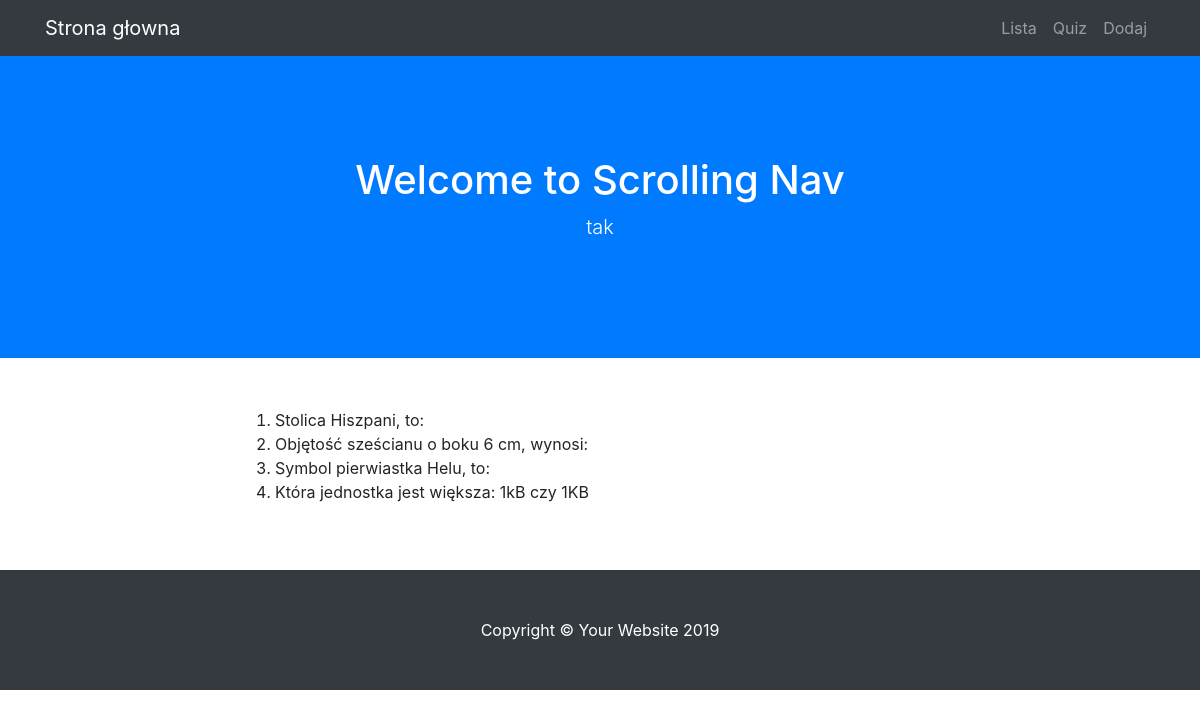
The app's page /lista, older data.
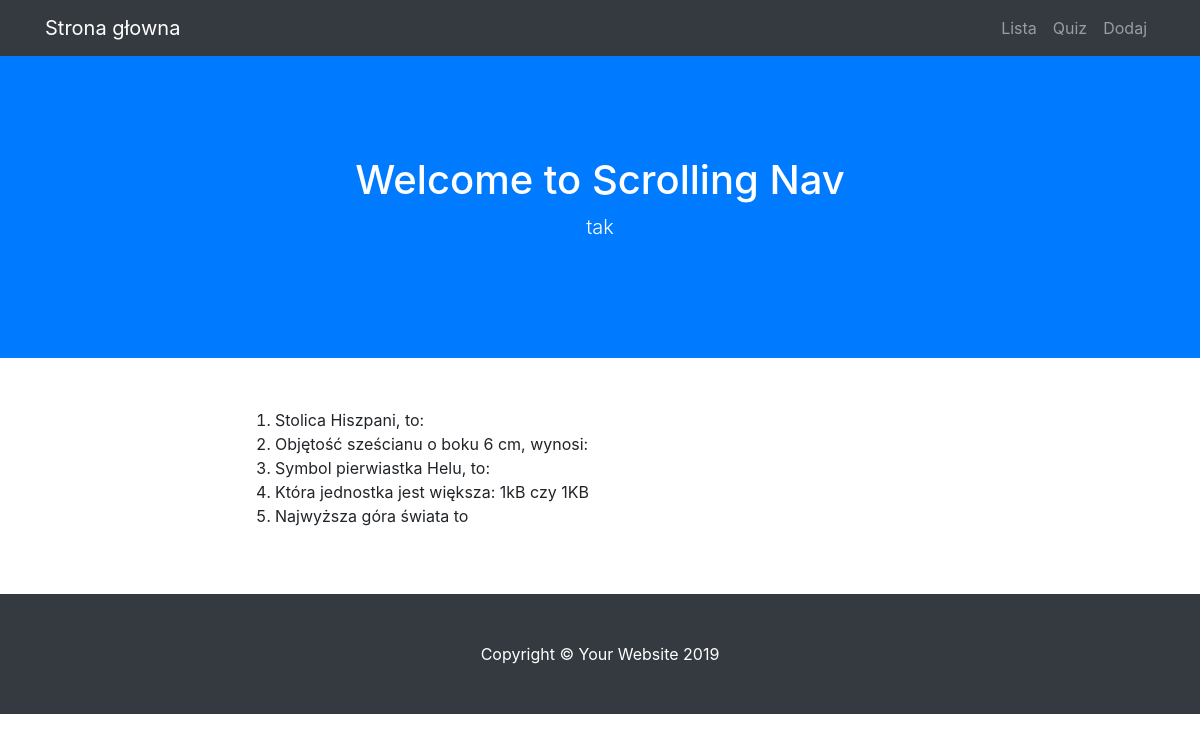
The same page, newer data.
### modele.py (models this page shows)
class BazaModel(Model):
    class Meta:
        database = baza

class Pytanie(BazaModel):
    pytanie = CharField(null=False)
    kategoria = ForeignKeyField(Kategoria, related_name='pytania')

### views.py (the view)
@app.route("/lista")
def lista():
    pytania = Pytanie.select()
    return render_template('lista.html', pytania=pytania)

### app.py (called while the page is built)
@app.before_request
def before_request():
    g.db = baza
    g.db.connect()

@app.after_request
def after_request(response):
    g.db.close()
    return response

### templates/lista.html (shortened to what this page needs)
{% extends "szablon.html" %}
{% block tresc %}
    <ol>
    {% for p in pytania %}
        <li>
            {{ p.pytanie }}
        </li>
    {% endfor %}
    </ol>
{% endblock %}

Row changes from the older to the newer data that the page shows:
added Pytanie: pytanie "Najwyższa góra świata to"
